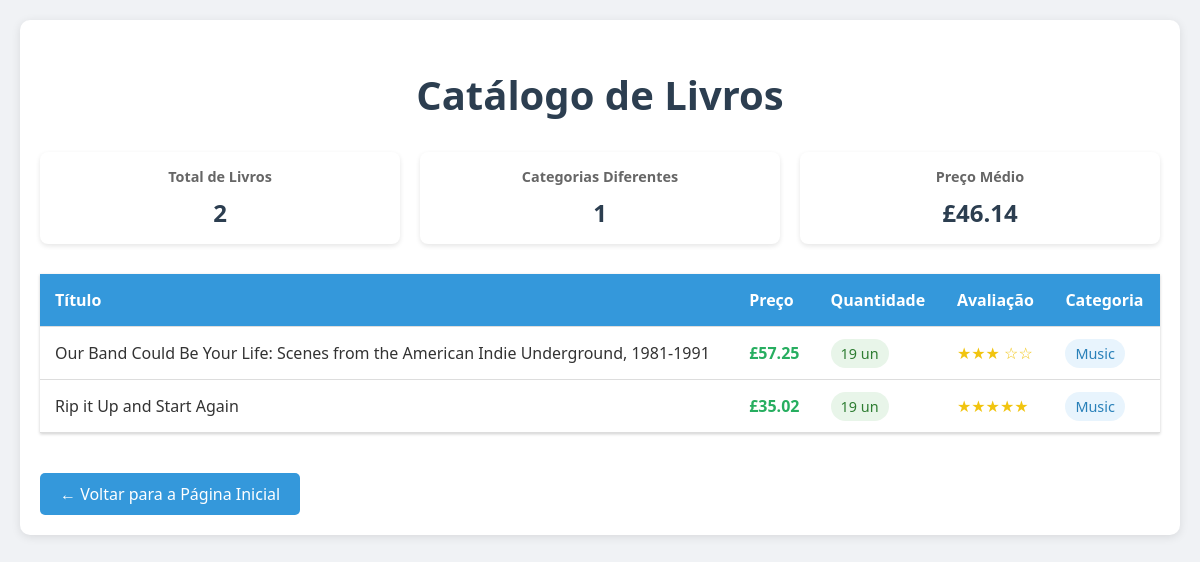
Page /livros/categoria/6 on the committed database.
### tables this page shows
CREATE TABLE livros (
                id INTEGER PRIMARY KEY AUTOINCREMENT,
                titulo TEXT NOT NULL UNIQUE,
                preco REAL NOT NULL,
                quantidade INTEGER NOT NULL,
                avaliacao INTEGER NOT NULL,
                categoria_id INTEGER,
                FOREIGN KEY (categoria_id) REFERENCES categorias(id)
            );

CREATE TABLE "categorias" (
                id INTEGER PRIMARY KEY AUTOINCREMENT,
                nome TEXT NOT NULL UNIQUE,
                contador_repeticoes INTEGER NOT NULL DEFAULT 0
            );

### app.py (the view)
@app.route('/livros/categoria/<int:categoria_id>')
def livros_por_categoria(categoria_id):
    try:
        conn = conectar_banco()
        if not conn:
            abort(500)
        cursor = conn.cursor()
        cursor.execute('SELECT nome FROM categorias WHERE id = ?', (categoria_id,))
        categoria = cursor.fetchone()
        if not categoria:
            abort(404)  # Categoria não encontrada
        cursor.execute('''
            SELECT l.titulo, l.preco, l.quantidade, l.avaliacao,
                   c.nome as categoria_nome
            FROM livros l
            LEFT JOIN categorias c ON l.categoria_id = c.id
            WHERE l.categoria_id = ?
            ORDER BY l.titulo ASC
        ''', (categoria_id,))
        livros = cursor.fetchall()
        conn.close()
        return render_template('livros.html',
                             livros=livros,
                             categoria_nome=categoria['nome'])
    except Exception as e:
        print(f"Erro na rota livros_por_categoria: {e}")
        abort(500)

### app.py (called while the page is built)
def conectar_banco():
    try:
        conn = sqlite3.connect(DB_PATH)
        conn.row_factory = sqlite3.Row
        return conn
    except Exception as e:
        print(f"Erro ao conectar ao banco de dados: {e}")
        return None

### templates/livros.html (shortened to what this page needs)
<!DOCTYPE html>
<html lang="pt-br">
<head>
</head>
<body>
    <div class="container">
        <h1>Catálogo de Livros</h1>
        <div class="stats-container">
            <div class="stat-card">
                <h3>Total de Livros</h3>
                <p>{{ livros|length }}</p>
            </div>
            <div class="stat-card">
                <h3>Categorias Diferentes</h3>
                <p>{{ livros|map(attribute='categoria_nome')|unique|list|length }}</p>
            </div>
            <div class="stat-card">
                <h3>Preço Médio</h3>
                <p>£{{ "%.2f"|format(livros|map(attribute='preco')|sum / livros|length) }}</p>
            </div>
        </div>
        {% if livros %}
        <table>
            <thead>
                <tr>
                    <th>Título</th>
                    <th>Preço</th>
                    <th>Quantidade</th>
                    <th>Avaliação</th>
                    <th>Categoria</th>
                </tr>
            </thead>
            <tbody>
                {% for livro in livros %}
                <tr>
                    <td>{{ livro.titulo }}</td>
                    <td class="price">£{{ "%.2f"|format(livro.preco) }}</td>
                    <td>
                        <span class="stock {% if livro.quantidade > 15 %}high{% elif livro.quantidade > 5 %}medium{% else %}low{% endif %}">
                            {{ livro.quantidade }} un
                        </span>
                    </td>
                    <td class="rating">
                        {% for _ in range(livro.avaliacao) %}★{% endfor %}
                        {% for _ in range(5 - livro.avaliacao) %}☆{% endfor %}
                    </td>
                    <td><span class="category-badge">{{ livro.categoria_nome }}</span></td>
                </tr>
                {% endfor %}
            </tbody>
        </table>
        {% else %}
        <p>Nenhum livro encontrado no catálogo.</p>
        {% endif %}
        <a href="/" class="back-button">← Voltar para a Página Inicial</a>
    </div>
</body>
</html>

### templates/livros.html (style rules this page uses)
body { font-family: 'Segoe UI', Tahoma, Geneva, Verdana, sans-serif; margin: 0; padding: 20px; background-color: #f0f2f5; color: #333; }
.container { max-width: 1200px; margin: 0 auto; background-color: white; padding: 20px; border-radius: 10px; box-shadow: 0 2px 10px rgba(0,0,0,0.1); }
h1 { color: #2c3e50; text-align: center; margin-bottom: 30px; font-size: 2.5em; }
.stats-container { display: grid; grid-template-columns: repeat(auto-fit, minmax(200px, 1fr)); gap: 20px; margin-bottom: 30px; }
.stat-card { background-color: #fff; padding: 15px; border-radius: 8px; box-shadow: 0 2px 5px rgba(0,0,0,0.1); text-align: center; }
.stat-card h3 { margin: 0; color: #666; font-size: 0.9em; }
.stat-card p { margin: 10px 0 0; font-size: 1.5em; color: #2c3e50; font-weight: bold; }
table { width: 100%; border-collapse: collapse; margin: 20px 0; background-color: white; box-shadow: 0 1px 3px rgba(0,0,0,0.2); }
th, td { padding: 15px; text-align: left; border-bottom: 1px solid #ddd; }
th { background-color: #3498db; color: white; font-weight: 600; }
.price { color: #27ae60; font-weight: bold; }
.stock { padding: 5px 10px; border-radius: 15px; font-size: 0.9em; }
.stock.high { background-color: #e8f5e9; color: #2e7d32; }
.rating { color: #f1c40f; }
.category-badge { background-color: #e8f4fd; color: #2980b9; padding: 5px 10px; border-radius: 15px; font-size: 0.9em; }
.back-button { display: inline-block; padding: 10px 20px; background-color: #3498db; color: white; text-decoration: none; border-radius: 5px; transition: background-color 0.3s; margin-top: 20px; }

### rows in the picture
livros: titulo "Our Band Could Be Your Life: Scenes from the American Indie Underground, 1981-1991", preco "57.25", quantidade "19", categoria_nome "Music"
livros: titulo "Rip it Up and Start Again", preco "35.02", quantidade "19", categoria_nome "Music"

### other values in the picture
{{ livros|length }} "2"
{{ livros|map(attribute='categoria_nome')|unique|list|length }} "1"
{{ "%.2f"|format(livros|map(attribute='preco')|sum / livros|length) }} "46.14"
